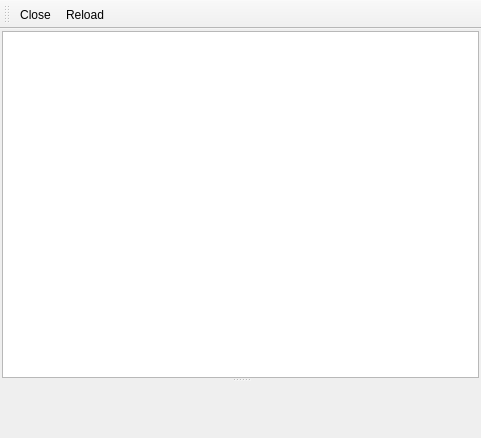
<ui version="4.0" >
 <class>MainWindow</class>
 <widget class="QMainWindow" name="MainWindow" >
  <property name="geometry" >
   <rect>
    <x>0</x>
    <y>0</y>
    <width>481</width>
    <height>438</height>
   </rect>
  </property>
  <property name="windowTitle" >
   <string>hg FileViewer</string>
  </property>
  <widget class="QWidget" name="centralwidget" >
   <property name="geometry" >
    <rect>
     <x>0</x>
     <y>33</y>
     <width>481</width>
     <height>405</height>
    </rect>
   </property>
   <layout class="QVBoxLayout" name="verticalLayout" >
    <property name="margin" >
     <number>2</number>
    </property>
    <item>
     <widget class="QSplitter" name="splitter" >
      <property name="orientation" >
       <enum>Qt::Vertical</enum>
      </property>
      <widget class="HgRepoView" name="tableView_revisions" >
       <property name="alternatingRowColors" >
        <bool>true</bool>
       </property>
       <property name="selectionMode" >
        <enum>QAbstractItemView::SingleSelection</enum>
       </property>
       <property name="selectionBehavior" >
        <enum>QAbstractItemView::SelectRows</enum>
       </property>
       <property name="showGrid" >
        <bool>false</bool>
       </property>
       <property name="gridStyle" >
        <enum>Qt::NoPen</enum>
       </property>
      </widget>
      <widget class="HgFileView" native="1" name="textView" />
     </widget>
    </item>
   </layout>
  </widget>
  <widget class="QToolBar" name="toolBar_edit" >
   <property name="geometry" >
    <rect>
     <x>0</x>
     <y>0</y>
     <width>481</width>
     <height>33</height>
    </rect>
   </property>
   <property name="windowTitle" >
    <string>toolBar</string>
   </property>
   <attribute name="toolBarArea" >
    <enum>TopToolBarArea</enum>
   </attribute>
   <attribute name="toolBarBreak" >
    <bool>false</bool>
   </attribute>
   <addaction name="actionClose" />
   <addaction name="actionReload" />
  </widget>
  <action name="actionClose" >
   <property name="text" >
    <string>Close</string>
   </property>
   <property name="shortcut" >
    <string>Ctrl+Q</string>
   </property>
  </action>
  <action name="actionReload" >
   <property name="text" >
    <string>Reload</string>
   </property>
   <property name="shortcut" >
    <string>Ctrl+R</string>
   </property>
  </action>
 </widget>
 <customwidgets>
  <customwidget>
   <class>HgRepoView</class>
   <extends>QTableView</extends>
   <header>repoview.h</header>
  </customwidget>
  <customwidget>
   <class>HgFileView</class>
   <extends>QWidget</extends>
   <header>hgfileview.h</header>
   <container>1</container>
  </customwidget>
 </customwidgets>
 <resources/>
 <connections/>
</ui>
